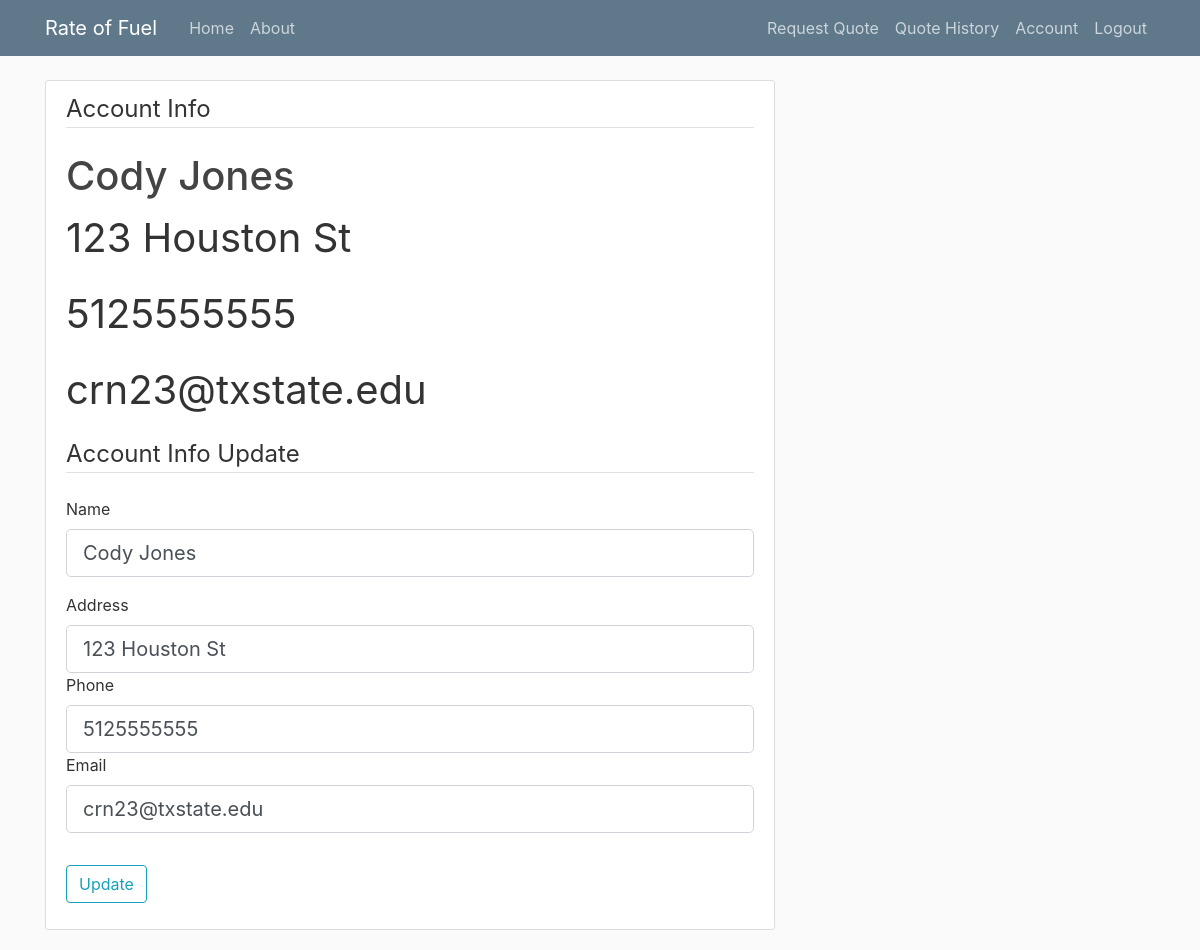
Screenshot of /account (signed in) with the database file from the repository.
### app/models.py (models this page shows, shortened)
class Client(db.Model, UserMixin):
    clientID = db.Column(db.Integer, primary_key=True)
    username = db.Column(db.String(20), unique=True, nullable=False)
    name = db.Column(db.String(255), nullable=False)
    address = db.Column(db.String(255), nullable=False)
    city = db.Column(db.String(100), nullable=False)
    state = db.Column(db.String(2), nullable=False)
    zip = db.Column(db.String(10), nullable=False)
    phone = db.Column(db.String(10), nullable=False)
    email = db.Column(db.String(255), nullable=False)
    password = db.Column(db.String(60), nullable=False)
    quotes = db.relationship('Quotes', backref='author', lazy=True)

### app/routes.py (the view)
@app.route("/account", methods=['GET', 'POST'])
@login_required
def account():
    form = UpdateAccountForm()
    if form.validate_on_submit():
        current_user.name = form.name.data
        current_user.address = form.address.data
        current_user.phone = form.phone.data
        current_user.email = form.email.data
        db.session.commit()
        flash('Your account has been updated!', 'success')
        return redirect(url_for('account'))
    elif request.method == 'GET':
        form.name.data = current_user.name
        form.address.data = current_user.address
        form.phone.data = current_user.phone
        form.email.data = current_user.email
    return render_template('account.html', title='Account', form=form)

### app/forms.py (shortened to what this page needs)
class UpdateAccountForm(FlaskForm):
    name = StringField('Name', validators=[DataRequired()])
    address = StringField('Address', validators=[DataRequired()])
    phone = StringField('Phone', validators=[DataRequired(), Length(min=10, max=10)])
    email = StringField('Email', validators=[DataRequired(), Email()])
    submit = SubmitField('Update')

### app/models.py (called while the page is built)
@login_manager.user_loader
def load_user(client_id):
    return Client.query.get(int(client_id))

### app/templates/account.html (shortened to what this page needs)
{% extends "template.html" %}
{% block content %}
    <div class="content-section">
        <div class="media-body">
            <legend class="border-bottom mb-4">Account Info</legend>
            <h2 class="account-heading">{{ current_user.name }}</h2>
            <p class="account-heading">{{ current_user.address }}</p>
            <p class="account-heading">{{ current_user.phone }}</p>
            <p class="account-heading">{{ current_user.email }}</p>
        </div>
        <form method="POST" action="" enctype="multipart/form-data">
            <fieldset class="form-group">
                <legend class="border-bottom mb-4">Account Info Update</legend>
                <div class="form-group">
                    {{ form.name.label(class="form-control-label") }}
                    {% if form.name.errors %}
                        {{ form.name(class="form-control form-control-lg is-invalid") }}
                        <div class="invalid-feedback">
                            {% for error in form.name.errors %}
                                <span>{{ error }}</span>
                            {% endfor %}
                        </div>
                    {% else %}
                        {{ form.name(class="form-control form-control-lg") }}
                    {% endif %}
                </div>
                <div class="form-group">
                    {{ form.address.label(class="form-control-label") }}
                    {% if form.address.errors %}
                        {{ form.address(class="form-control form-control-lg is-invalid") }}
                        <div class="invalid-feedback">
                            {% for error in form.address.errors %}
                                <span>{{ error }}</span>
                            {% endfor %}
                        </div>
                    {% else %}
                        {{ form.address(class="form-control form-control-lg") }}
                    {% endif %}
                <div class="form-group">
                    {{ form.phone.label(class="form-control-label") }}
                    {% if form.phone.errors %}
                        {{ form.phone(class="form-control form-control-lg is-invalid") }}
                        <div class="invalid-feedback">
                            {% for error in form.phone.errors %}
                                <span>{{ error }}</span>
                            {% endfor %}
                        </div>
                    {% else %}
                        {{ form.phone(class="form-control form-control-lg") }}
                    {% endif %}
                <div class="form-group">
                    {{ form.email.label(class="form-control-label") }}
                    {% if form.email.errors %}
                        {{ form.email(class="form-control form-control-lg is-invalid") }}
                        <div class="invalid-feedback">
                            {% for error in form.email.errors %}
                                <span>{{ error }}</span>
                            {% endfor %}
                        </div>
                    {% else %}
                        {{ form.email(class="form-control form-control-lg") }}
                    {% endif %}
                </div>
            </fieldset>
            <div class="form-group">
                {{ form.submit(class="btn btn-outline-info") }}
            </div>
        </form>
    </div>
{% endblock content %}

### app/static/template.css (style rules this page uses)
body { background: #fafafa; color: #333333; margin-top: 5rem; }
h1, h2, h3, h4, h5, h6 { color: #444444; }
.content-section { background: #ffffff; padding: 10px 20px; border: 1px solid #dddddd; border-radius: 3px; margin-bottom: 20px; }
.account-heading { font-size: 2.5rem; }

### rows the page displays
Client: name "Cody Jones", address "123 Houston St", phone "5125555555", email "crn23@txstate.edu"
